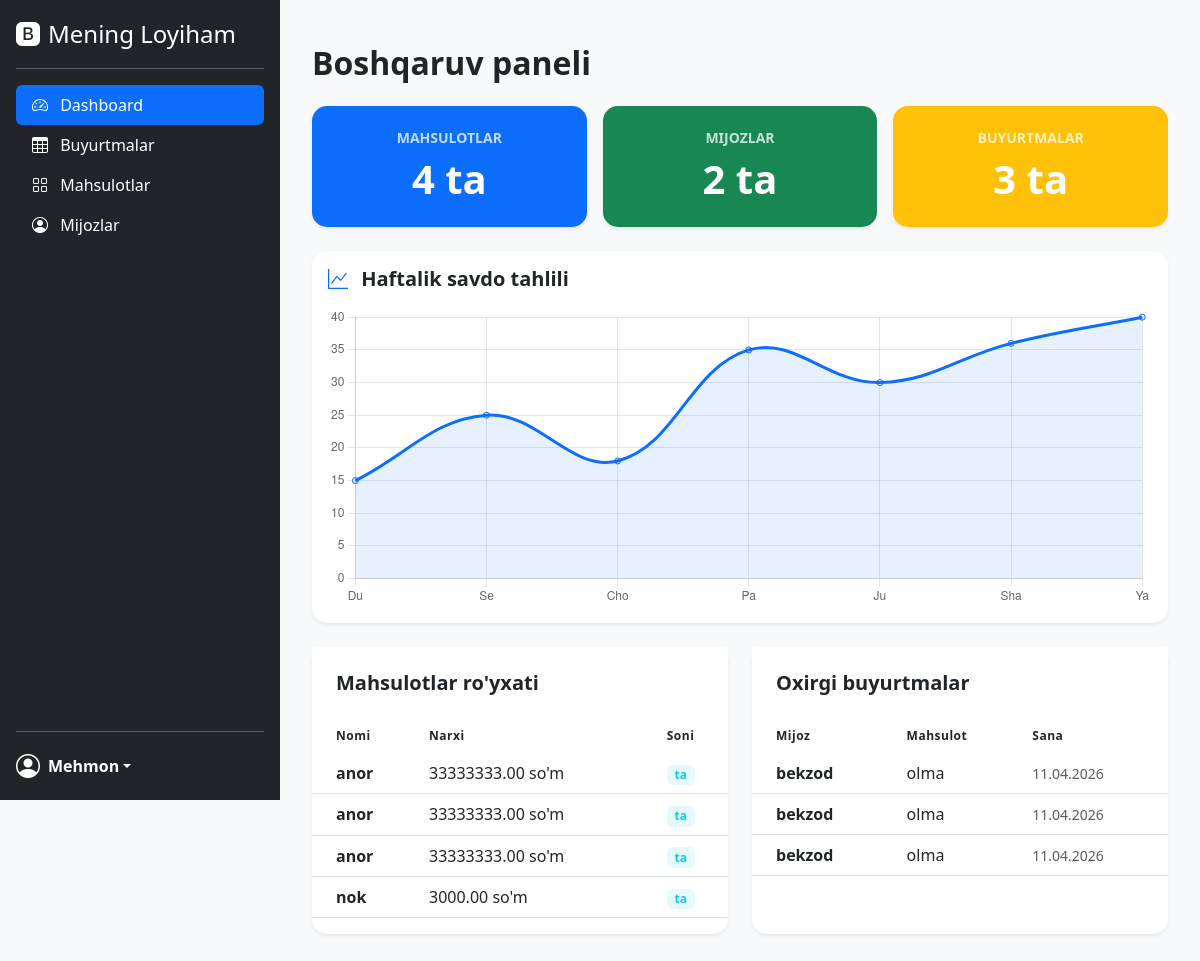
Page /dashboard/ on the earlier database version.
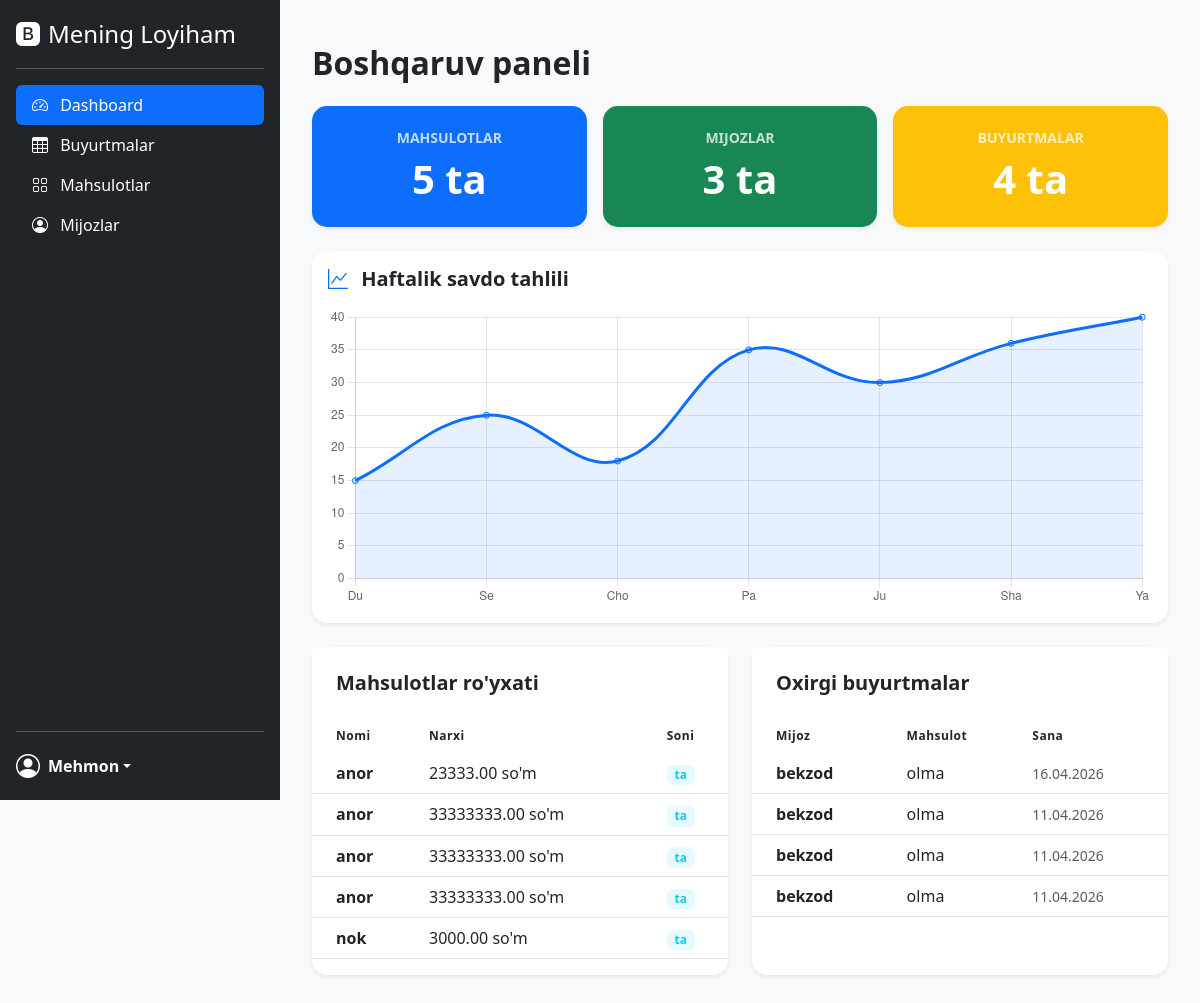
Same page on the later database version.
### ikkinchi/models.py (models this page shows, shortened)
class Mahsulot(models.Model):
    nomi = models.CharField(max_length=100)
    narxi = models.DecimalField(max_digits=10, decimal_places=2)
    miqdori = models.IntegerField()

class Buyurtma(models.Model):
    mijoz_nomi = models.CharField(max_length=255)
    telefon = models.CharField(max_length=20)
    mahsulot_nomi = models.CharField(max_length=255)
    narxi = models.DecimalField(max_digits=10, decimal_places=2)
    sana = models.DateTimeField(auto_now_add=True)
    holat = models.CharField(max_length=50, default="Kutilmoqda")

### ikkinchi/views.py (the view)
# urls.py: path('', lambda request: redirect('dashboard/', permanent=False)),
def dashboard(request):
    m_soni = Mahsulot.objects.count()
    mi_soni = Mijoz.objects.count()
    b_soni = Buyurtma.objects.count()
    mahsulotlar = Mahsulot.objects.all().order_by('-id')[:5]
    buyurtmalar = Buyurtma.objects.all().order_by('-id')[:5]
    context = {
        'mahsulotlar_soni': m_soni,
        'mijozlar_soni': mi_soni,
        'buyurtmalar_soni': b_soni,
        'mahsulotlar_royxati': mahsulotlar,
        'oxirgi_buyurtmalar': buyurtmalar,
    }
    return render(request, 'dashboard.html', context)

### ikkinchi/templates/dashboard.html (shortened to what the changed rows need)
{% extends 'base.html' %}
{% block content %}
<div class="container-fluid py-4">
    <h2 class="fw-bold mb-4">Boshqaruv paneli</h2>
    <div class="row g-3 mb-4">
        <div class="col-md-4">
            <div class="card bg-primary text-white border-0 shadow-sm" style="border-radius: 15px;">
                <div class="card-body text-center py-4">
                    <h6 class="text-uppercase opacity-75 small fw-bold">Mahsulotlar</h6>
                    <h2 class="display-6 fw-bold mb-0">{{ mahsulotlar_soni }} ta</h2>
                </div>
            </div>
        </div>
        <div class="col-md-4">
            <div class="card bg-success text-white border-0 shadow-sm" style="border-radius: 15px;">
                <div class="card-body text-center py-4">
                    <h6 class="text-uppercase opacity-75 small fw-bold">Mijozlar</h6>
                    <h2 class="display-6 fw-bold mb-0">{{ mijozlar_soni }} ta</h2>
                </div>
            </div>
        </div>
        <div class="col-md-4">
            <div class="card bg-warning text-white border-0 shadow-sm" style="border-radius: 15px;">
                <div class="card-body text-center py-4">
                    <h6 class="text-uppercase opacity-75 small fw-bold">Buyurtmalar</h6>
                    <h2 class="display-6 fw-bold mb-0">{{ buyurtmalar_soni }} ta</h2>
                </div>
            </div>
        </div>
    </div>
    <div class="row g-4">
        <div class="col-lg-6">
            <div class="card border-0 shadow-sm h-100" style="border-radius: 15px;">
                <div class="card-body px-0">
                    <div class="table-responsive">
                        <table class="table table-hover align-middle mb-0">
                            <thead class="bg-light">
                                <tr>
                                    <th class="ps-4">Nomi</th>
                                    <th>Narxi</th>
                                    <th>Soni</th>
                                </tr>
                            </thead>
                            <tbody>
                                {% for m in mahsulotlar_royxati %}
                                <tr>
                                    <td class="ps-4 fw-bold text-dark">{{ m.nomi }}</td>
                                    <td>{{ m.narxi }} so'm</td>
                                    <td><span class="badge bg-soft-info text-info">{{ m.soni }} ta</span></td>
                                </tr>
                                {% empty %}
                                <tr>
                                    <td colspan="3" class="text-center py-4 text-muted">Mahsulotlar mavjud emas</td>
                                </tr>
                                {% endfor %}
                            </tbody>
                        </table>
                    </div>
                </div>
            </div>
        </div>
        <div class="col-lg-6">
            <div class="card border-0 shadow-sm h-100" style="border-radius: 15px;">
                <div class="card-body px-0">
                    <div class="table-responsive">
                        <table class="table table-hover align-middle mb-0">
                            <thead class="bg-light">
                                <tr>
                                    <th class="ps-4">Mijoz</th>
                                    <th>Mahsulot</th>
                                    <th>Sana</th>
                                </tr>
                            </thead>
                            <tbody>
                                {% for b in oxirgi_buyurtmalar %}
                                <tr>
                                    <td class="ps-4">
                                        <div class="fw-bold">{{ b.mijoz_nomi }}</div>
                                    </td>
                                    <td>{{ b.mahsulot_nomi }}</td>
                                    <td class="text-muted small">{{ b.sana|date:"d.m.Y" }}</td>
                                </tr>
                                {% empty %}
                                <tr>
                                    <td colspan="3" class="text-center py-4 text-muted">Buyurtmalar mavjud emas</td>
                                </tr>
                                {% endfor %}
                            </tbody>
                        </table>
                    </div>
                </div>
            </div>
        </div>
    </div>
</div>
<script>
    const ctx = document.getElementById('myChart');
    new Chart(ctx, {
        type: 'line',
        data: {
            labels: ['Du', 'Se', 'Cho', 'Pa', 'Ju', 'Sha', 'Ya'],
            datasets: [{
                label: 'Savdo hajmi',
                data: [15, 25, 18, 35, 30, 36, 40],
                borderColor: '#0d6efd',
                backgroundColor: 'rgba(13, 110, 253, 0.1)',
                fill: true,
                tension: 0.4
            }]
        },
        options: {
            plugins: { legend: { display: false } },
            scales: { y: { beginAtZero: true } }
        }
    });
</script>
{% endblock content %}

Differences in the rows shown:
added Mahsulot: nomi "anor", narxi "23333.00"
added Buyurtma: mijoz_nomi "bekzod", mahsulot_nomi "olma", sana "16.04.2026"
Other differences:
{{ mahsulotlar_soni }}: "4" → "5"
{{ mijozlar_soni }}: "2" → "3"
{{ buyurtmalar_soni }}: "3" → "4"
